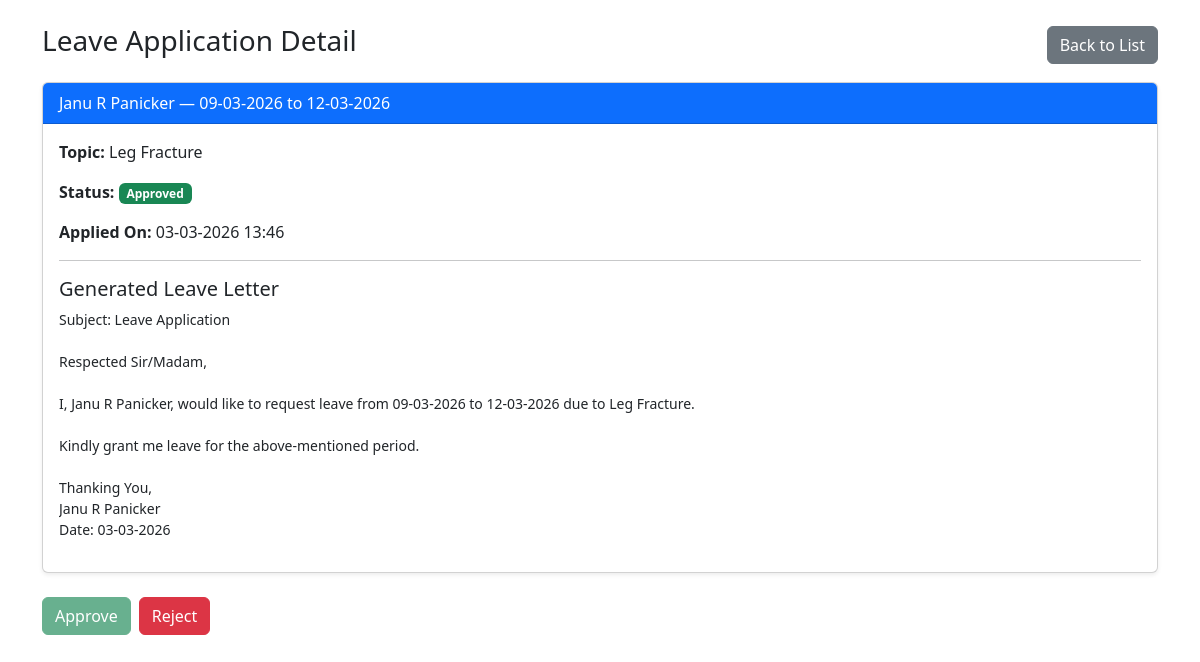
/faculty/admin/leaves/2/, run on the app's committed database.
### faculty/models.py (models this page shows, shortened)
class LeaveApplication(models.Model):
    STATUS_PENDING = 'Pending'
    STATUS_APPROVED = 'Approved'
    STATUS_REJECTED = 'Rejected'
    STATUS_CHOICES = [
        (STATUS_PENDING, 'Pending'),
        (STATUS_APPROVED, 'Approved'),
        (STATUS_REJECTED, 'Rejected'),
    ]
    faculty = models.ForeignKey(
        Faculty,
        on_delete=models.CASCADE,
        related_name='leave_applications'
    )
    from_date = models.DateField()
    to_date = models.DateField()
    topic = models.CharField(max_length=255)
    generated_letter = models.TextField()
    status = models.CharField(
        max_length=20,
        choices=STATUS_CHOICES,
        default=STATUS_PENDING
    )
    applied_on = models.DateTimeField(auto_now_add=True)

### accounts/models.py (models this page shows, shortened)
class Faculty(models.Model):
    faculty_id = models.CharField(max_length=20, unique=True)
    name = models.CharField(max_length=100)
    phone = models.CharField(max_length=15)
    password = models.CharField(max_length=100)  # For demo only
    is_absent = models.BooleanField(default=False)

### faculty/views.py (the view, shortened to what this page needs)
# urls.py: path('admin/leaves/<int:pk>/', views.leave_application_detail_admin, name='leave_application_detail_admin'),
def leave_application_detail_admin(request, pk):
    application = get_object_or_404(LeaveApplication, pk=pk)
    return render(request, 'faculty/leave_detail_admin.html', {'application': application})

### faculty/templates/faculty/leave_detail_admin.html (shortened to what this page needs)
{% load static %}
<!DOCTYPE html>
<html>
<head>
    <link href="https://cdn.jsdelivr.net/npm/bootstrap@5.3.0/dist/css/bootstrap.min.css" rel="stylesheet">
</head>
<body class="container mt-4">
<div class="d-flex justify-content-between align-items-center mb-3">
    <h3>Leave Application Detail</h3>
    <a href="{% url 'leave_applications_admin' %}" class="btn btn-secondary">Back to List</a>
</div>
<div class="card shadow-sm mb-4">
    <div class="card-header bg-primary text-white">
        {{ application.faculty.name }} &mdash;
        {{ application.from_date|date:"d-m-Y" }} to {{ application.to_date|date:"d-m-Y" }}
    </div>
    <div class="card-body">
        <p><strong>Topic:</strong> {{ application.topic }}</p>
        <p><strong>Status:</strong>
            {% if application.status == "Approved" %}
                <span class="badge bg-success">{{ application.status }}</span>
            {% elif application.status == "Rejected" %}
                <span class="badge bg-danger">{{ application.status }}</span>
            {% else %}
                <span class="badge bg-warning text-dark">{{ application.status }}</span>
            {% endif %}
        </p>
        <p><strong>Applied On:</strong> {{ application.applied_on|date:"d-m-Y H:i" }}</p>
        <hr>
        <h5>Generated Leave Letter</h5>
        <pre style="white-space: pre-wrap; font-family: inherit;">{{ application.generated_letter }}</pre>
    </div>
</div>
<form method="post" class="d-flex gap-2">
    <button type="submit" name="action" value="approve" class="btn btn-success"
            {% if application.status == "Approved" %}disabled{% endif %}>
        Approve
    </button>
    <button type="submit" name="action" value="reject" class="btn btn-danger"
            {% if application.status == "Rejected" %}disabled{% endif %}>
        Reject
    </button>
</form>
</body>
</html>

### data on the page
LeaveApplication: faculty.name "Janu R Panicker", from_date "09-03-2026", to_date "12-03-2026", topic "Leg Fracture", status "Approved", applied_on "03-03-2026 13:46", generated_letter "Subject: Leave Application Respected Sir/Madam, I, Janu R Panicker, would like to request leave from 09-03-2026 to 12-03-2026 due to Leg Fracture. Kindly grant me leave for the above-mentioned period. Thanking You, Janu R Panicker Date: 03-03-2026"
